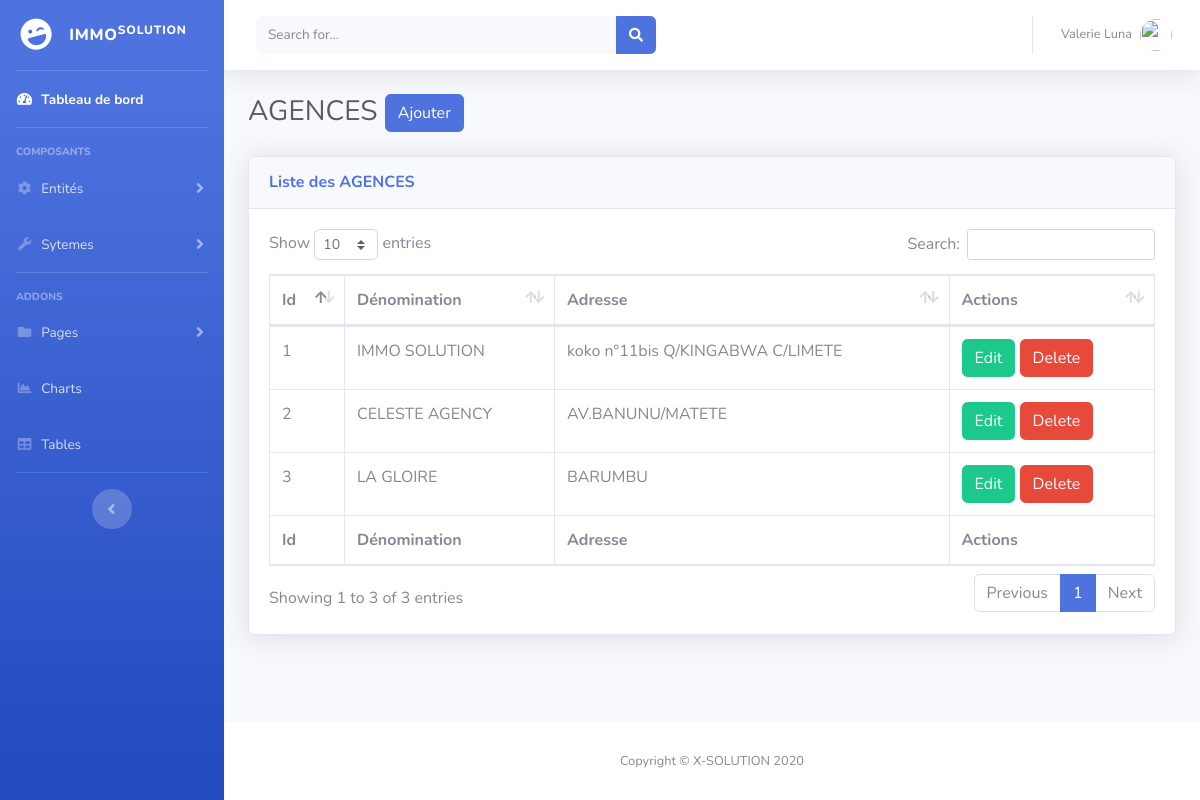
Screenshot of /pages/agence.php with the database file from the repository.
### tables this page shows
CREATE TABLE `agence` (
  `id_agence` int(11) NOT NULL,
  `denomination` varchar(255) NOT NULL,
  `adresse` varchar(255) NOT NULL
);

### classes/connexion.class.php (called while the page is built, shortened)
<?php
    class Connexion{
      public static function getPreparedStatement($req){
         $chemin = "mysql:host=localhost; dbname=agenceimmobd";
         $user = "root";
         $password = "";
         $resReq="";
         try {
             $prstmt = new PDO($chemin, $user, $password);
             $resReq = $prstmt->prepare($req);
         } catch (PDOException $ex) {
             echo 'Connection echouer'.$ex->getMessage();
         }
         return $resReq;
      }
    }
?>

### classesdao/AgenceDAO.php (called while the page is built, shortened)
<?php
require_once '../classes/connexion.class.php';
require_once '../classes/Agence.php';
class AgenceDAO {
    public function afficher() {
        try {
            $ps = Connexion::getPreparedStatement("SELECT * FROM agence");
            $ps->execute();
            while ($row = $ps->fetch(PDO::FETCH_ASSOC)) {
                $agence = new Agence();
                $agence->setId_agence($row['id_agence']);
                $agence->setDenomination($row['denomination']);
                $agence->setAdresse($row['adresse']);
                $agnce[] = $agence;
            }
        } catch (Exception $ex) {
            echo 'Erreur AFFICHAGE' . $ex->getMessage();
        }
        return $agnce;
    }
}

### classes/Agence.php (called while the page is built)
<?php
class Agence {
    private $id_agence;
    private $denomination;
    private $adresse;
    function getId_agence() {
        return $this->id_agence;
    }
    function getDenomination() {
        return $this->denomination;
    }
    function getAdresse() {
        return $this->adresse;
    }
    function setId_agence($id_agence) {
        $this->id_agence = $id_agence;
    }
    function setDenomination($denomination) {
        $this->denomination = $denomination;
    }
    function setAdresse($adresse) {
        $this->adresse = $adresse;
    }
}

### pages/agence.php (the view, shortened to what this page needs)
<?php
require_once '../classesdao/AgenceDAO.php';
$agence = new AgenceDAO();
$agnce = $agence->afficher();
include('../includes/header.php');
include('../includes/navbar.php');
?>
<div id="content-wrapper" class="d-flex flex-column">
    <div id="content">
        <?php include('../includes/topmenu.php'); ?>
        <div class="container-fluid">
            <h1 class="h3 mb-4 text-gray-800">AGENCES
                <button type="button" class="btn btn-primary" data-toggle="modal" data-target="#exampleModal">
                    Ajouter
                </button>
            </h1>
            <div class="card shadow mb-4">
                <div class="card-header py-3">
                    <h6 class="m-0 font-weight-bold text-primary">Liste des AGENCES</h6>
                </div>
                <div class="card-body">
                    <div class="table-responsive">
                        <table class="table table-bordered" id="dataTable" width="100%" cellspacing="0">
                            <thead>
                                <tr>
                                    <th>Id</th>
                                    <th>Dénomination</th>
                                    <th>Adresse</th>
                                    <th>Actions</th>
                                </tr>
                            </thead>
                            <tbody>
                                <?php foreach ($agnce as $ligneA): ?>
                                    <tr>
                                        <td><?php echo $ligneA->getId_agence() ?></td>
                                        <td><?php echo $ligneA->getDenomination() ?></td>
                                        <td><?php echo $ligneA->getAdresse() ?></td>
                                        <td>
                                            <button type="button" class="btn btn-success editbtn" data-toggle="modal" data-target="#edit_modal">Edit</button>
                                            <button type="button" class="btn btn-danger deletebtn" data-toggle="modal" data-target="#delete_modal">Delete</button>
                                        </td>
                                    </tr>
                                <?php endforeach; ?>
                            </tbody>
                            <tfoot>
                                <tr>
                                    <th>Id</th>
                                    <th>Dénomination</th>
                                    <th>Adresse</th>
                                    <th>Actions</th>
                                </tr>
                            </tfoot>
                        </table>
                    </div>
                </div>
            </div>
        </div>
    </div>
    <?php include('../includes/footer.php'); ?>
</div>
<?php
include('../includes/scripts.php');
?>

### rows the page displays
agence: id_agence "1", denomination "IMMO SOLUTION", adresse "koko n°11bis Q/KINGABWA C/LIMETE"
agence: id_agence "2", denomination "CELESTE AGENCY", adresse "AV.BANUNU/MATETE"
agence: id_agence "3", denomination "LA GLOIRE", adresse "BARUMBU"
